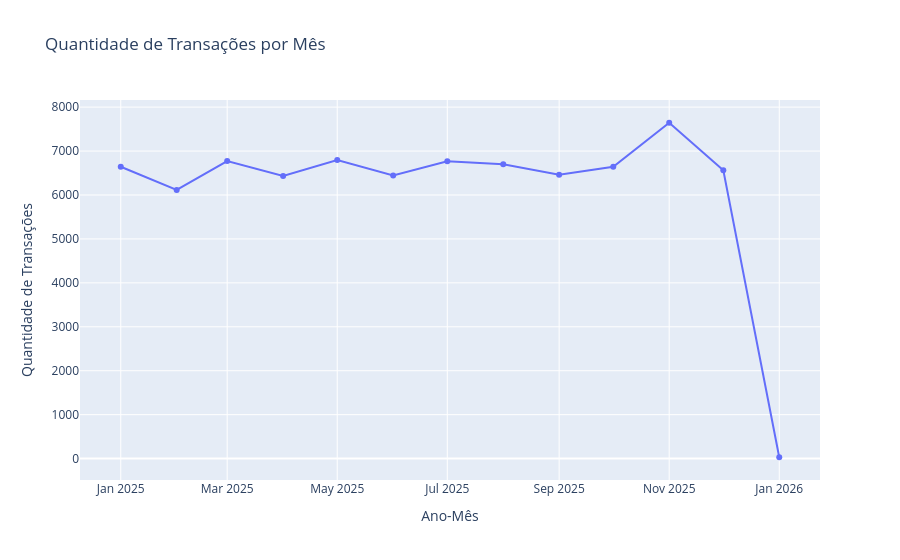

The code cell stored with this chart in its notebook:
### Code cell
fig = px.line(
    monthly_summary,
    x="ano_mes",
    y="qtd_transacoes",
    markers=True,
    title="Quantidade de Transações por Mês",
    labels={
        "ano_mes": "Ano-Mês",
        "qtd_transacoes": "Quantidade de Transações",
    },
)

fig.show()

### Figure 1 — Plotly figure (JSON) as saved in the notebook; plotly's stock layout.template omitted (floating-point values rounded to 4 significant figures)
{"data": [{"hovertemplate": "Ano-Mês=%{x}<br>Quantidade de Transações=%{y}<extra></extra>", "legendgroup": "", "line": {"color": "#636efa", "dash": "solid"}, "marker": {"symbol": "circle"}, "mode": "lines+markers", "name": "", "orientation": "v", "showlegend": false, "type": "scatter", "x": ["2025-01", "2025-02", "2025-03", "2025-04", "2025-05", "2025-06", "2025-07", "2025-08", "2025-09", "2025-10", "2025-11", "2025-12", "2026-01"], "xaxis": "x", "y": [6642, 6114, 6772, 6434, 6794, 6443, 6766, 6697, 6459, 6640, 7644, 6564, 31], "yaxis": "y"}], "layout": {"legend": {"tracegroupgap": 0}, "title": {"text": "Quantidade de Transações por Mês"}, "xaxis": {"anchor": "y", "domain": [0, 1], "title": {"text": "Ano-Mês"}}, "yaxis": {"anchor": "x", "domain": [0, 1], "title": {"text": "Quantidade de Transações"}}}}
